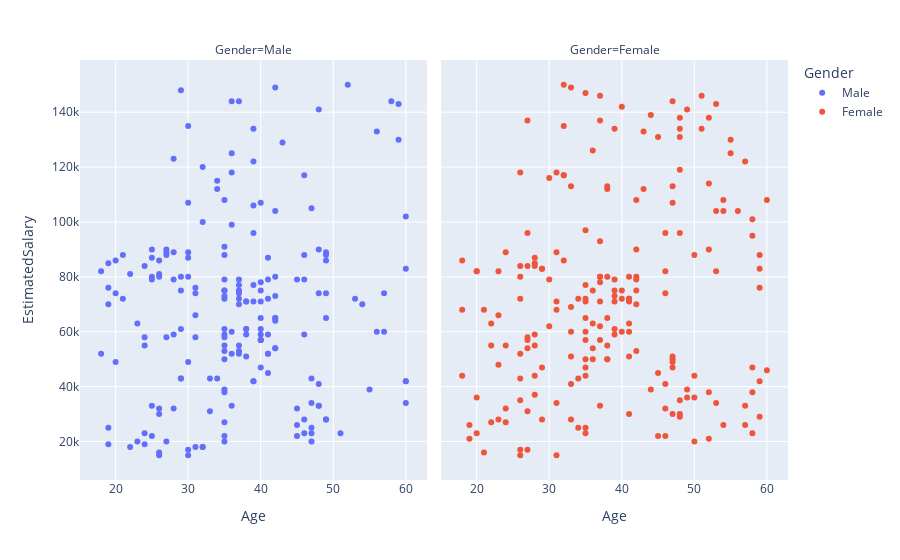

This figure's notebook cell:
### Markdown cell above
The variable age seems to have a normal distribution.

### Code cell
# Create figure to plot a Scatter plot using Age and EstimatedSalary variables
# Color based on the Gender and use facet_col in order to split the plots based the Gender variable
fig = px.scatter(df, x="Age", y="EstimatedSalary", color="Gender", facet_col="Gender")

# Display figure
fig.show()

### Figure 1 — Plotly figure (JSON) as saved in the notebook; plotly's stock layout.template omitted (floating-point values rounded to 4 significant figures; data arrays with more than 128 entries replaced by an {"elided": "..."} marker saying what was removed)
{"data": [{"hovertemplate": "Gender=Male<br>Age=%{x}<br>EstimatedSalary=%{y}<extra></extra>", "legendgroup": "Male", "marker": {"color": "#636efa", "symbol": "circle"}, "mode": "markers", "name": "Male", "orientation": "v", "showlegend": true, "type": "scatter", "x": {"elided": "196 int values"}, "xaxis": "x", "y": {"elided": "196 int values"}, "yaxis": "y"}, {"hovertemplate": "Gender=Female<br>Age=%{x}<br>EstimatedSalary=%{y}<extra></extra>", "legendgroup": "Female", "marker": {"color": "#EF553B", "symbol": "circle"}, "mode": "markers", "name": "Female", "orientation": "v", "showlegend": true, "type": "scatter", "x": {"elided": "204 int values"}, "xaxis": "x2", "y": {"elided": "204 int values"}, "yaxis": "y2"}], "layout": {"annotations": [{"font": {}, "showarrow": false, "text": "Gender=Male", "x": 0.245, "xanchor": "center", "xref": "paper", "y": 1, "yanchor": "bottom", "yref": "paper"}, {"font": {}, "showarrow": false, "text": "Gender=Female", "x": 0.755, "xanchor": "center", "xref": "paper", "y": 1, "yanchor": "bottom", "yref": "paper"}], "legend": {"title": {"text": "Gender"}, "tracegroupgap": 0}, "margin": {"t": 60}, "xaxis": {"anchor": "y", "domain": [0, 0.49], "title": {"text": "Age"}}, "xaxis2": {"anchor": "y2", "domain": [0.51, 1], "matches": "x", "title": {"text": "Age"}}, "yaxis": {"anchor": "x", "domain": [0, 1], "title": {"text": "EstimatedSalary"}}, "yaxis2": {"anchor": "x2", "domain": [0, 1], "matches": "y", "showticklabels": false}}}
